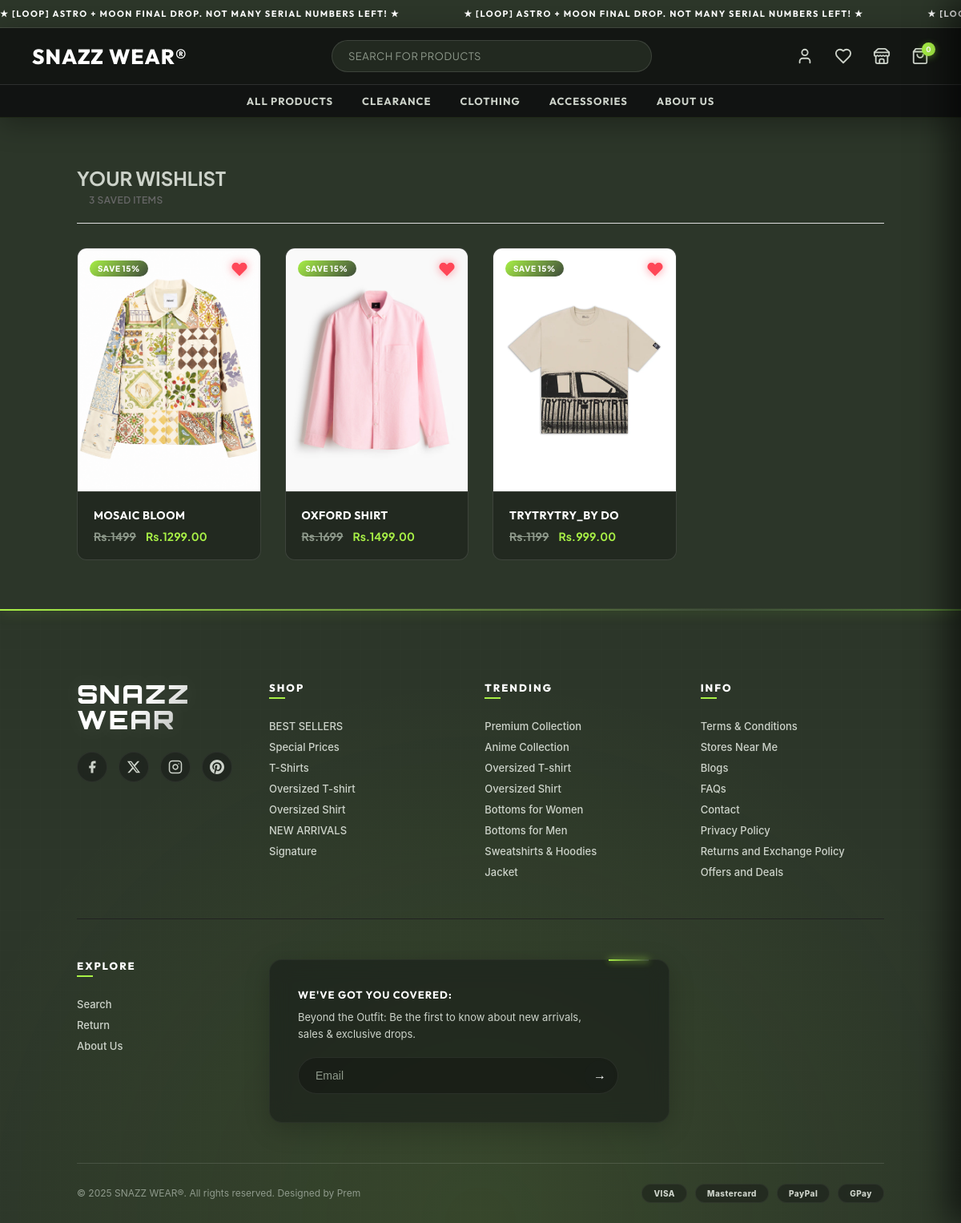
/shop/wishlist/ (signed in), run on the app's committed database.
### products/models.py (models this page shows, shortened)
class Product(models.Model):
    name = models.CharField(max_length=200)
    slug = models.SlugField(unique=True)
    category = models.ForeignKey(Category, on_delete=models.CASCADE)
    description = models.TextField()
    price = models.DecimalField(max_digits=10, decimal_places=2)
    is_new = models.BooleanField(default=False)
    is_top_selling = models.BooleanField(default=False)
    created_at = models.DateTimeField(auto_now_add=True)

class ProductImage(models.Model):
    product = models.ForeignKey(Product, on_delete=models.CASCADE)
    image = models.ImageField(upload_to='products/')

### products/views.py (the view)
# urls.py: path('wishlist/', views.wishlist_page, name='wishlist_page'),
def wishlist_page(request):
    if request.user.is_authenticated:
        wishlist_items = Wishlist.objects.filter(user=request.user).select_related('product')
    else:
        session_id = get_wishlist_session(request)
        wishlist_items = Wishlist.objects.filter(session_id=session_id).select_related('product')
    products = [item.product for item in wishlist_items]
    return render(request, 'products/wishlist.html', {
        'products': products,
        'wishlist_product_ids': get_wishlist_ids(request)
    })

### products/views.py (called while the page is built)
def get_wishlist_ids(request):
    if request.user.is_authenticated:
        return list(Wishlist.objects.filter(user=request.user).values_list('product_id', flat=True))
    else:
        return list(Wishlist.objects.filter(session_id=get_wishlist_session(request)).values_list('product_id', flat=True))

### templates/products/wishlist.html (shortened to what this page needs)
{% extends 'base.html' %}
{% load static %}
{% block content %}
<section class="shop-wrapper">
    <div class="shop-top" style="border-bottom: 1px solid #ddd; padding-bottom: 20px; margin-bottom: 30px;">
        <div class="shop-left">
            <h2 style="font-size: 24px; font-weight: bold; margin: 0;">YOUR WISHLIST</h2>
            <span class="product-count" style="margin-left: 15px; color: #666;">
                {{ products|length }} SAVED ITEMS
            </span>
        </div>
    </div>
    <div class="shop-grid">
        {% for product in products %}
        <div class="premium-card">
            <div class="premium-image-wrapper">
                <div class="premium-badge">SAVE 15%</div>
                <div class="premium-heart" data-product-id="{{ product.id }}">
                    <svg class="{% if product.id in wishlist_product_ids %}active{% endif %}" viewBox="0 0 24 24" fill="none" stroke="currentColor" stroke-width="1.5" stroke-linecap="round" stroke-linejoin="round">
                        <path d="M20.84 4.61a5.5 5.5 0 0 0-7.78 0L12 5.67l-1.06-1.06a5.5 5.5 0 0 0-7.78 7.78l1.06 1.06L12 21.23l7.78-7.78 1.06-1.06a5.5 5.5 0 0 0 0-7.78z"></path>
                    </svg>
                </div>
                <a href="{% url 'product_detail' product.slug %}">
                    {% if product.productimage_set.first %}
                        <img src="{{ product.productimage_set.first.image.url }}" alt="{{ product.name }}">
                    {% else %}
                        <img src="{% static 'image/back.png' %}" alt="{{ product.name }}">
                    {% endif %}
                </a>
            </div>
            <div class="premium-info">
                <a href="{% url 'product_detail' product.slug %}" style="text-decoration: none;">
                    <h4 class="premium-title">{{ product.name }}</h4>
                </a>
                <div class="premium-prices">
                    <span class="premium-old-price">Rs.{{ product.price|add:"200" }}</span>
                    <span class="premium-new-price">Rs.{{ product.price }}</span>
                </div>
            </div>
        </div>
        {% empty %}
            <p style="padding: 40px 0; font-size: 16px; color: #777;">Your wishlist is currently empty. Go explore the shop to find your next favorite piece!</p>
        {% endfor %}
    </div>
</section>
{% endblock %}

### static/css/style.css (style rules this page uses)
:root { --bg-primary: #2C3629; --bg-secondary: #222920; --bg-tertiary: #191f18; --accent: #A8F046; --accent-glow: rgba(168, 240, 70, 0.15); --accent-gradient: linear-gradient(135deg, #A8F046 0%, #3E4B3A 100%); --text-primary: #ffffff; --text-secondary: #cdd3ca; --text-muted: #8f9a8c; --border-color: rgba(255, 255, 255, 0.12); --border-focus: rgba(168, 240, 70, 0.5); --font-heading: 'Outfit', 'Orbitron', sans-serif; --font-body: 'Plus Jakarta Sans', -apple-system, BlinkMacSystemFont, sans-serif; --font-display: 'Syne', sans-serif; --transition-smooth: all 0.35s cubic-bezier(0.4, 0, 0.2, 1); --transition-fast: all 0.2s ease; --glass-bg: rgba(34, 41, 32, 0.45); --glass-bg-hover: rgba(52, 63, 49, 0.55); --glass-border: rgba(168, 240, 70, 0.08); --glass-border-hover: rgba(168, 240, 70, 0.2); --glass-blur: blur(16px); --glass-shadow: 0 8px 32px 0 rgba(0, 0, 0, 0.3), inset 0 1px 1px rgba(255, 255, 255, 0.05); }
* { margin: 0; padding: 0; box-sizing: border-box; }
html, body { overflow-x: hidden; margin: 0; padding: 0; width: 100%; background: var(--bg-primary); }
body { font-family: var(--font-body); color: var(--text-secondary); background: var(--bg-primary); width: 100%; -webkit-font-smoothing: antialiased; }
.shop-wrapper { background: var(--bg-primary); padding: 60px 8%; }
.shop-top { display: flex; justify-content: space-between; align-items: center; margin-bottom: 40px; padding-bottom: 20px; border-bottom: 1px solid var(--border-color); }
.product-count { margin-left: 15px; color: var(--text-muted); font-size: 12px; font-weight: 600; letter-spacing: 0.5px; }
.shop-grid { display: grid; grid-template-columns: repeat(4, 1fr); gap: 30px; }
.premium-card { display: flex; flex-direction: column; text-align: left; background: var(--bg-secondary); border: 1px solid var(--border-color); border-radius: 12px; position: relative; overflow: hidden; transition: var(--transition-smooth); }
.premium-image-wrapper { position: relative; width: 100%; aspect-ratio: 3/4; background: var(--bg-tertiary); overflow: hidden; }
.premium-image-wrapper img { width: 100%; height: 100%; object-fit: cover; transition: var(--transition-smooth); }
.premium-badge { position: absolute; top: 15px; left: 15px; background: var(--accent-gradient); color: white; padding: 4px 10px; font-size: 10px; font-weight: 800; border-radius: 20px; z-index: 2; letter-spacing: 0.5px; }
.premium-heart { position: absolute; top: 15px; right: 15px; z-index: 2; cursor: pointer; }
.premium-heart svg { width: 22px; height: 22px; color: var(--text-secondary); transition: var(--transition-fast); }
.premium-heart svg.active { fill: #ff4757; stroke: none; filter: drop-shadow(0 0 6px rgba(255, 71, 87, 0.6)); }
.premium-info { padding: 20px; border-top: 1px solid var(--border-color); }
.premium-title { font-size: 14px; font-weight: 700; color: var(--text-primary); margin: 0 0 8px 0; text-transform: uppercase; letter-spacing: 0.5px; white-space: nowrap; overflow: hidden; text-overflow: ellipsis; font-family: var(--font-heading); transition: var(--transition-fast); }
.premium-prices { display: flex; align-items: center; gap: 12px; font-size: 14px; font-weight: 700; }
.premium-old-price { color: var(--text-muted); text-decoration: line-through; }
.premium-new-price { color: var(--accent); }
body { overflow-x: hidden; }

### data on the page
Product: productimage_set.first.image (picture), name "MOSAIC BLOOM", price|add "1499", price "1299.00"
Product: productimage_set.first.image (picture), name "OXFORD SHIRT", price|add "1699", price "1499.00"
Product: productimage_set.first.image (picture), name "TRYTRYTRY_BY DO", price|add "1199", price "999.00"

### other printed values
{{ products|length }} "3"
